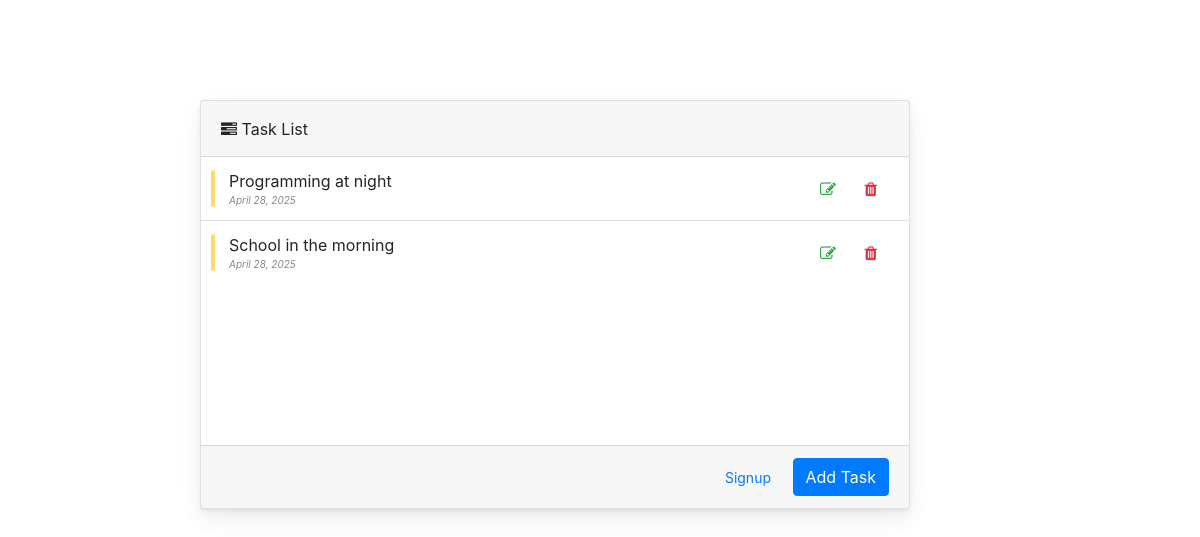
Before: / with the older database file.
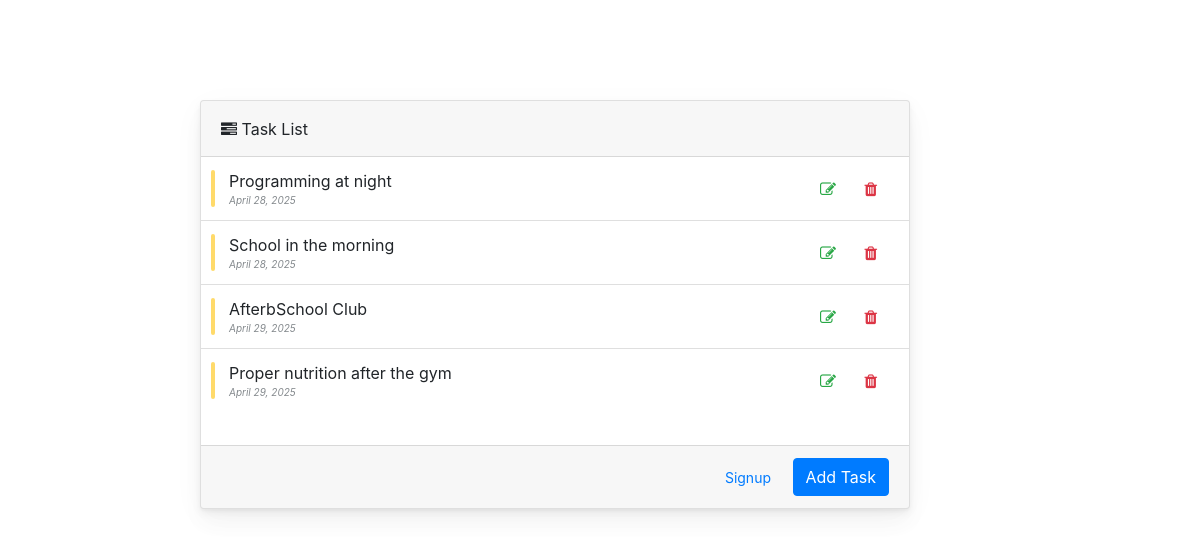
After: the same page with the newer database file.
### app/models.py (models this page shows, shortened)
class ToDoApp(models.Model):
    author = models.ForeignKey(User, on_delete=models.CASCADE)
    content = models.TextField()
    created_date = models.DateTimeField(auto_now_add=True)
    updated_date = models.DateTimeField(auto_now=True)

### app/views.py (the view)
# urls.py: path('', TaskListView.as_view(), name='task-list'),
class TaskListView(ListView):
    template_name = "main/todo.html"  # Specifies the template used to render the task list
    context_object_name = "posts"  # Sets the name used to reference the tasks in the template
    def get_queryset(self):
        task = ToDoApp.objects.all()  # Retrieves all tasks
        return task

### templates/main/todo.html (shortened to what this page needs)
{% load static %}
{% load humanize %}
<!DOCTYPE html>
<html lang="en">
<head>
   <link rel="stylesheet" href="{% static 'css/index_style.css' %}">
  <link rel="stylesheet" href="https://stackpath.bootstrapcdn.com/bootstrap/4.3.1/css/bootstrap.min.css">
  <link rel="stylesheet" href="https://cdnjs.cloudflare.com/ajax/libs/font-awesome/4.7.0/css/font-awesome.min.css">
</head>
<body>
  <div class="row d-flex justify-content-center container">
    <div class="col-md-8">
      <div class="card-hover-shadow-2x mb-3 card">
        <div class="card-header-tab card-header">
          <div class="card-header-title font-size-lg text-capitalize font-weight-normal"><i
              class="fa fa-tasks"></i>&nbsp;Task List</div>
        </div>
        <div class="scroll-area-sm">
          <perfect-scrollbar class="ps-show-limits">
            <div style="position: static;" class="ps ps--active-y">
              <div class="ps-content">
                <ul class=" list-group list-group-flush">
                {% for posts in posts %}
                  <li class="list-group-item">
                    <div class="todo-indicator bg-warning"></div>
                    <div class="widget-content p-0">
                      <div class="widget-content-wrapper">
                        <div class="widget-content-left">
                          <div class="widget-heading">{{ posts.content }}<div class="badge badge-danger ml-2"></div>
                          </div>
                          <div class="widget-subheading"><i>{{ posts.created_date|naturalday }}</i></div>
                        </div>
                      <div class="widget-content-right">
                        <a href="{% url 'app:update-task' pk=posts.id %}"><button class="border-0 btn-transition btn btn-outline-success">
                          <i class="fa fa-edit"></i></button></a>
                          <a href="{% url 'app:delete-task' pk=posts.id %}"><button class="border-0 btn-transition btn btn-outline-danger">
                         <i class="fa fa-trash"></i>
                        </button></a>
                      </div>
                      </div>
                    </div>
                  </li>
                {% endfor %}
                </ul>
              </div>
            </div>
          </perfect-scrollbar>
        </div>
      {% if request.user.is_authenticated %}
        <div class="d-block text-right card-footer"><a href="/accounts/logout"><button class="mr-2 btn btn-link btn-sm">Logout</button></a>
      {% else %}
          <div class="d-block text-right card-footer"><a href="{% url 'accounts:signup' %}"><button class="mr-2 btn btn-link btn-sm">Signup</button></a>
      {% endif %}
          <a href= "{% url 'app:create-task' %}"><button class="btn btn-primary">Add Task</button></a></div>
      </div>
    </div>
    </div>
</body>
</html>

### static/css/index_style.css (style rules this page uses)
body { margin: 0; font-family: -apple-system, BlinkMacSystemFont, "Segoe UI", Roboto, "Helvetica Neue", Arial, "Noto Sans", sans-serif, "Apple Color Emoji", "Segoe UI Emoji", "Segoe UI Symbol", "Noto Color Emoji"; font-size: 0.88rem; font-weight: 400; line-height: 1.5; color: #495057; text-align: left; background-color: gray; }
i { font-style: italic; }
.container { margin-top:100px; }
.card { box-shadow: 0 0.46875rem 2.1875rem rgba(4, 9, 20, 0.03), 0 0.9375rem 1.40625rem rgba(4, 9, 20, 0.03), 0 0.25rem 0.53125rem rgba(4, 9, 20, 0.05), 0 0.125rem 0.1875rem rgba(4, 9, 20, 0.03); border-width: 0; transition: all .2s; }
.card-header:first-child { border-radius: calc(0.25rem - 1px) calc(0.25rem - 1px) 0 0; }
.card-header { display: flex; align-items: center; border-bottom-width: 1px; padding-top: 0; padding-bottom: 0; padding-right: 0.625rem; height: 3.5rem; background-color: #fff; }
.widget-subheading { color: #858a8e; font-size: 10px; }
.card-header.card-header-tab .card-header-title { display: flex; align-items: center; white-space: nowrap; }
.text-capitalize { text-transform: capitalize !important; }
.scroll-area-sm { height: 288px; overflow-x: hidden; }
.list-group-item { position: relative; display: block; padding: 0.75rem 1.25rem; margin-bottom: -1px; background-color: #fff; border: 1px solid rgba(0, 0, 0, 0.125); }
.list-group { display: flex; flex-direction: column; padding-left: 0; margin-bottom: 0; }
.todo-indicator { position: absolute; width: 4px; height: 60%; border-radius: 0.3rem; left: 0.625rem; top: 20%; opacity: .6; transition: opacity .2s; }
.bg-warning { background-color: #f7b924 !important; }
.widget-content { padding: 1rem; flex-direction: row; align-items: center; }
.widget-content .widget-content-wrapper { display: flex; flex: 1; position: relative; align-items: center; }
.widget-content .widget-content-right { margin-left: auto; }
.btn:not(:disabled):not(.disabled) { cursor: pointer; }
.btn { position: relative; transition: color 0.15s, background-color 0.15s, border-color 0.15s, box-shadow 0.15s; }
.btn-outline-success { color: #3ac47d; border-color: #3ac47d; }
.btn-primary { color: #fff; background-color: #3f6ad8; border-color: #3f6ad8; }
.btn { position: relative; transition: color 0.15s, background-color 0.15s, border-color 0.15s, box-shadow 0.15s; outline: none !important; }
.card-footer { background-color: #fff; }

Changed rows visible on the page:
added ToDoApp: content "AfterbSchool Club", created_date "April 29, 2025"
added ToDoApp: content "Proper nutrition after the gym", created_date "April 29, 2025"
